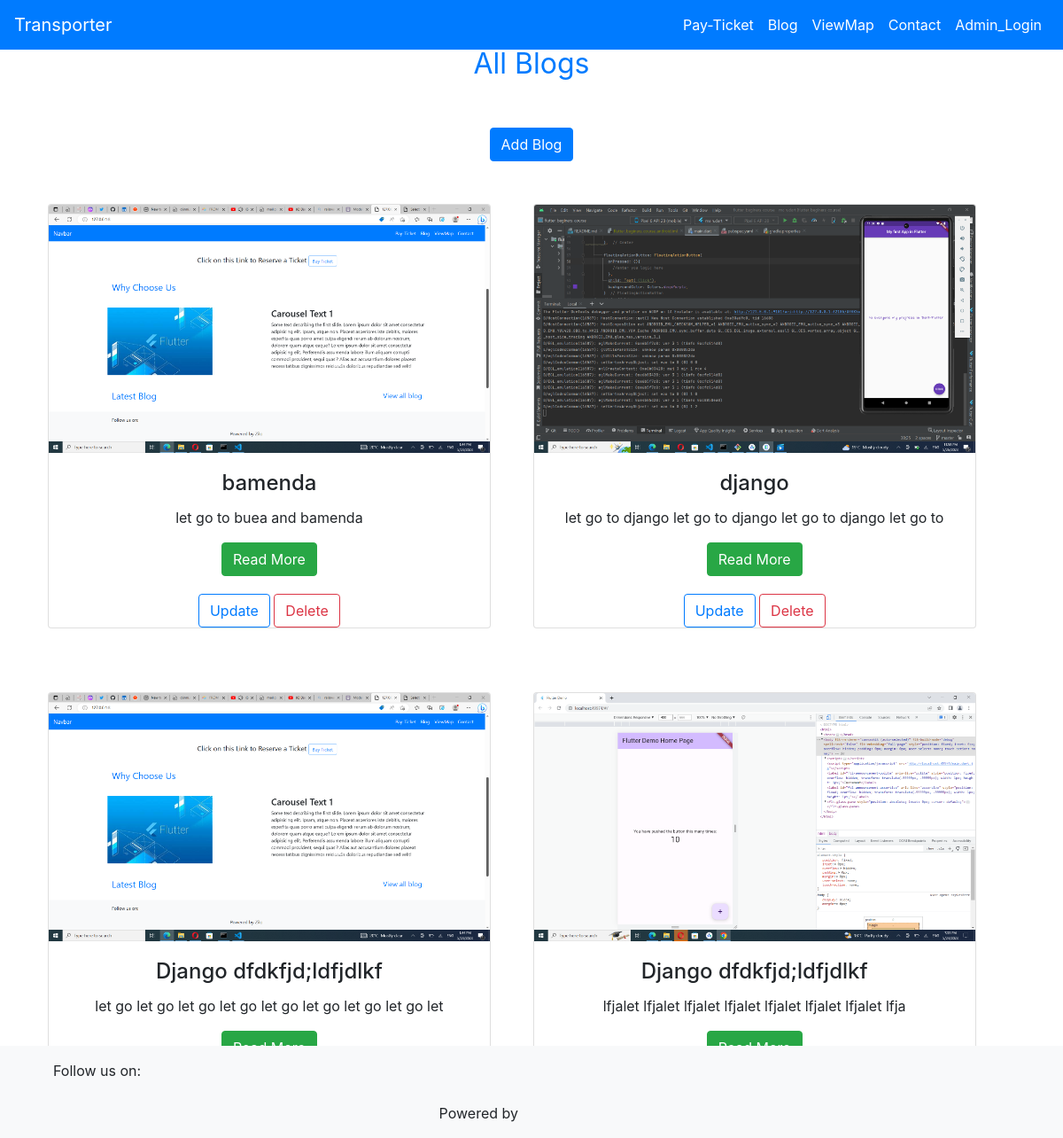
The page /zilo/blog on the database its author committed.
### myapp/models.py (models this page shows, shortened)
class Blog(models.Model):
    title = models.CharField(max_length = 50)
    content = models.TextField()
    image = models.ImageField(upload_to = 'media/blog')
    date_created = models.DateField(auto_now_add = True)
    class Meta:
        verbose_name = "Blog"
        verbose_name_plural = "Blogs"

### myapp/views.py (the view)
# urls.py: path('zilo/blog', views.blog, name= 'blog'),
def blog(request):
    blogs = Blog.objects.all()
    context={
        'blogs' : blogs
    }
    return render(request, 'transport/blog/blog.html', context)

### templates/transport/blog/blog.html (shortened to what this page needs)
{% extends 'partials/base.html' %}
{% load static %}
{% block content %}
    <div style="margin-top:50px" class="container mt-5">
        <center>
            <div style="font-size: xx-large;" class="container text-5 text-primary mt-5">
                All Blogs
            </div>
        </center>
        <center>
          <a class="btn btn-primary text-center mt-5" href="{% url 'create_blog' %}">Add Blog</a>
        </center>
        <div class="row smt-5">
          <br><br>
          {% for blog in blogs %}
          <center>
            <div class="mb-4 mx-4 mt-5">
              <div class="card h-70">
              <img height=280 class="card-img-top" src="{{blog.image.url}}" alt="Blog Post Image">
              <div class="card-body">
                <h4 class="card-title">{{blog.title}}</h4>
                <p class="card-text">{{blog.content|slice:60}}</p>
                <a href="#" class="btn btn-success">Read More</a>
              </div>
              <center>
                <a class="btn btn-outline-primary" href="{% url 'blog_update' blog.pk %}">Update</a>
                <a class="btn btn-outline-danger" href="{% url 'blog_delete' blog.pk %}">Delete</a>
              </center>
            </div>
          </div>
        </center>
          {% endfor %}
        </div>
      </div>
{% endblock %}

### rows shown on the page
Blog: image (picture), title "bamenda", content "let go to buea and bamenda"
Blog: image (picture), title "django", content "let go to django let go to django let go to django let go to"
Blog: image (picture), title "Django dfdkfjd;ldfjdlkf", content "let go let go let go let go let go let go let go let go let"
Blog: image (picture), title "Django dfdkfjd;ldfjdlkf", content "lfjalet lfjalet lfjalet lfjalet lfjalet lfjalet lfjalet lfja"
